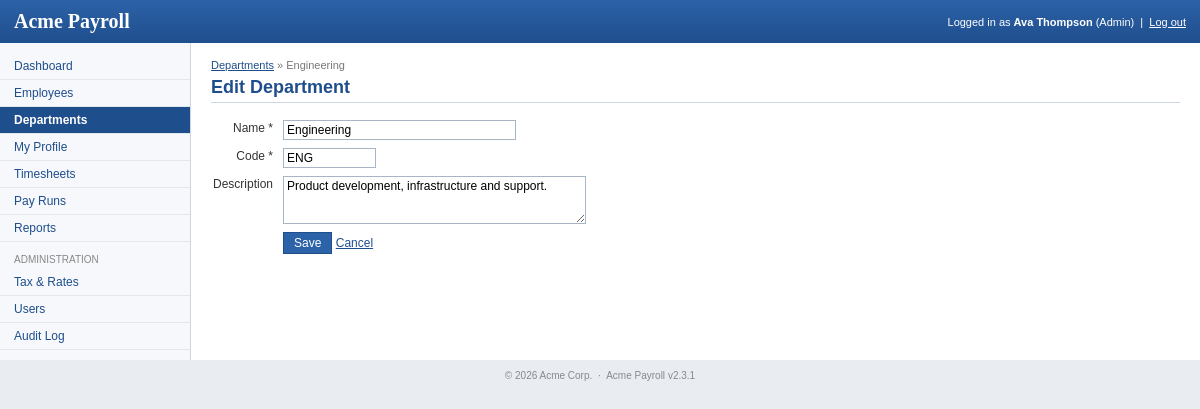
Page /department_edit.php?id=1 (signed in) on the committed database.
### tables this page shows
CREATE TABLE `departments` (
  `id` int(11) NOT NULL AUTO_INCREMENT,
  `name` varchar(100) NOT NULL,
  `code` varchar(10) NOT NULL,
  `description` text,
  `created_at` datetime DEFAULT NULL,
  PRIMARY KEY (`id`),
  UNIQUE KEY `uq_department_name` (`name`),
  UNIQUE KEY `uq_department_code` (`code`)
);

### www/includes/functions.php (called while the page is built, shortened)
<?php
require_once dirname(__FILE__) . '/db.php';
function h($str)
{
    return htmlspecialchars($str, ENT_QUOTES, 'UTF-8');
}
function get($name, $default = '')
{
    return isset($_GET[$name]) ? trim($_GET[$name]) : $default;
}

### www/includes/db.php (called while the page is built, shortened)
<?php
$db = mysqli_connect(DB_HOST, DB_USER, DB_PASS, DB_NAME);
mysqli_set_charset($db, 'utf8');
function db_query($sql)
{
    global $db;
    $res = mysqli_query($db, $sql);
    return $res;
}
function db_fetch_one($sql)
{
    $res = db_query($sql);
    $row = mysqli_fetch_assoc($res);
    return $row;
}

### www/department_edit.php (the view, shortened to what this page needs)
<?php
include 'includes/functions.php';
$id = (int)get('id');
$dept = array('name' => '', 'code' => '', 'description' => '');
if ($id) {
    $dept = db_fetch_one('SELECT * FROM departments WHERE id = ' . $id);
}
$page_title = $id ? 'Edit Department' : 'Add Department';
include 'header.php';
?>
<p class="breadcrumb"><a href="departments.php">Departments</a> &raquo; <?php echo $id ? h($dept['name']) : 'New'; ?></p>
<h1><?php echo $page_title; ?></h1>
<form method="post" action="department_edit.php<?php echo $id ? '?id=' . $id : ''; ?>">
<table class="form">
  <tr><th><label for="name">Name *</label></th><td><input type="text" name="name" id="name" value="<?php echo h($dept['name']); ?>" size="30" /></td></tr>
  <tr><th><label for="code">Code *</label></th><td><input type="text" name="code" id="code" value="<?php echo h($dept['code']); ?>" size="10" maxlength="10" /></td></tr>
  <tr><th><label for="description">Description</label></th><td><textarea name="description" id="description" rows="3" cols="40"><?php echo h($dept['description']); ?></textarea></td></tr>
  <tr><td></td><td><input type="submit" value="Save" class="button" /> <a href="departments.php">Cancel</a></td></tr>
</table>
</form>
<?php include 'footer.php'; ?>

### www/css/style.css (style rules this page uses)
body { margin: 0; padding: 0; font-family: Verdana, Arial, Helvetica, sans-serif; font-size: 12px; color: #333; background: #e9edf2; }
a { color: #1f4e8c; }
h1 { font-size: 18px; color: #1f4e8c; margin: 0 0 12px 0; border-bottom: 1px solid #ccd5e0; padding-bottom: 4px; }
table.form th { text-align: right; font-weight: normal; padding: 4px 8px 4px 0; vertical-align: top; white-space: nowrap; }
table.form td { padding: 3px 0; }
input[type=text], input[type=password], select, textarea { font-family: Verdana, Arial, sans-serif; font-size: 12px; border: 1px solid #a8b5c5; padding: 2px 3px; }
.button, input.button { display: inline-block; background: #2c62a8; color: #fff !important; border: 1px solid #1f4e8c; padding: 3px 10px; font-size: 12px; text-decoration: none; cursor: pointer; }
.breadcrumb { font-size: 11px; color: #777; margin: 0 0 6px 0; }

### www/css/print.css (style rules this page uses)
body { background: #fff; font-family: Arial, Helvetica, sans-serif; font-size: 12px; color: #000; }

### rows in the picture
departments: name "Engineering", code "ENG", description "Product development, infrastructure and support."

### other values in the picture
APP_NAME "Acme Payroll"
$_SESSION['full_name'] "Ava Thompson"
user_role() "Admin"
$label "Dashboard Employees Departments My Profile Timesheets Pay Runs Reports Tax & Rates Users Audit Log"
$page_title "Edit Department"
APP_VERSION "2.3.1"
